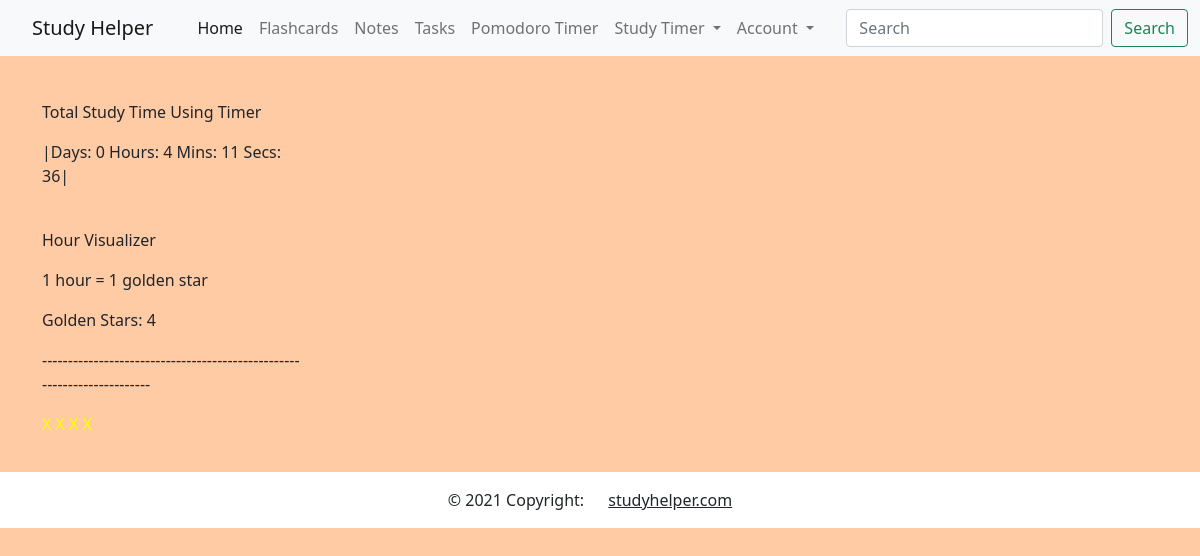
Page /mystats (signed in) on the earlier database version.
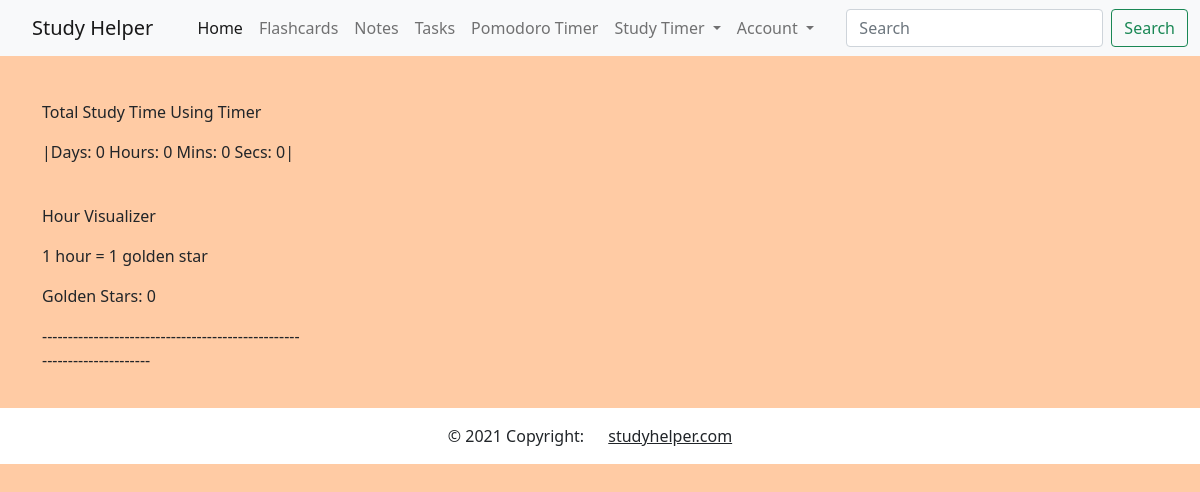
Same page on the later database version.
### myapp/models.py (models this page shows)
class HoursTracked(UserMixin, db.Model):
    id = db.Column(db.Integer, primary_key=True)
    time = db.Column(db.Integer)
    author_id = db.Column(db.Integer, db.ForeignKey('user.id'))
    def __repr__(self):
        time = round(self.time/1000)
        day = time // (24 * 3600)
        time = time % (24 * 3600)
        hour = time // 3600
        time %= 3600
        mins = time // 60
        time %= 60
        secs = time
        return f'|Days: {day} Hours: {hour} Mins: {mins} Secs: {secs}|'

### myapp/routes.py (the view)
@myapp_obj.route("/mystats")
def stats():
    hours_tracked = HoursTracked.query.get(current_user.get_id())
    time = hours_tracked.time
    time = round(time/1000)
    day = time // (24 * 3600)
    time = time % (24 * 3600)
    hour = time // 3600
    golden_stars = ""
    num_of_stars = 0
    for n in range(hour):
        golden_stars +=" X "
        num_of_stars += 1
    return render_template("user/stats.html", hours_tracked = hours_tracked, golden_stars = golden_stars, num = num_of_stars)

### myapp/models.py (called while the page is built)
@login.user_loader
def load_user(id):
    return User.query.get(int(id))

### myapp/templates/user/stats.html
{% extends "user/user_menu.html" %}
{% block content %}
<link rel="stylesheet" href="{{ url_for('static', filename='css/portal.css') }}">
<div class="container">
    <div class="row">
        <div class="col-3">
    <p><br>Total Study Time Using Timer</p>
    <p>{{ hours_tracked }}</p>
    <p><br>Hour Visualizer</p>
    <p>1 hour = 1 golden star</p>
    <p>Golden Stars: {{ num }}</p>
    <p>-----------------------------------------------------------------------</p>
    <p style="color:yellow;">{{ golden_stars }}</p>
        </div>
    </div>
</div>
{% endblock %}

Differences in the rows shown:
changed HoursTracked: time "|Days: 0 Hours: 4 Mins: 11 Secs: 36|" → "|Days: 0 Hours: 0 Mins: 0 Secs: 0|"
Other differences:
{{ num }}: "4" → "0"
